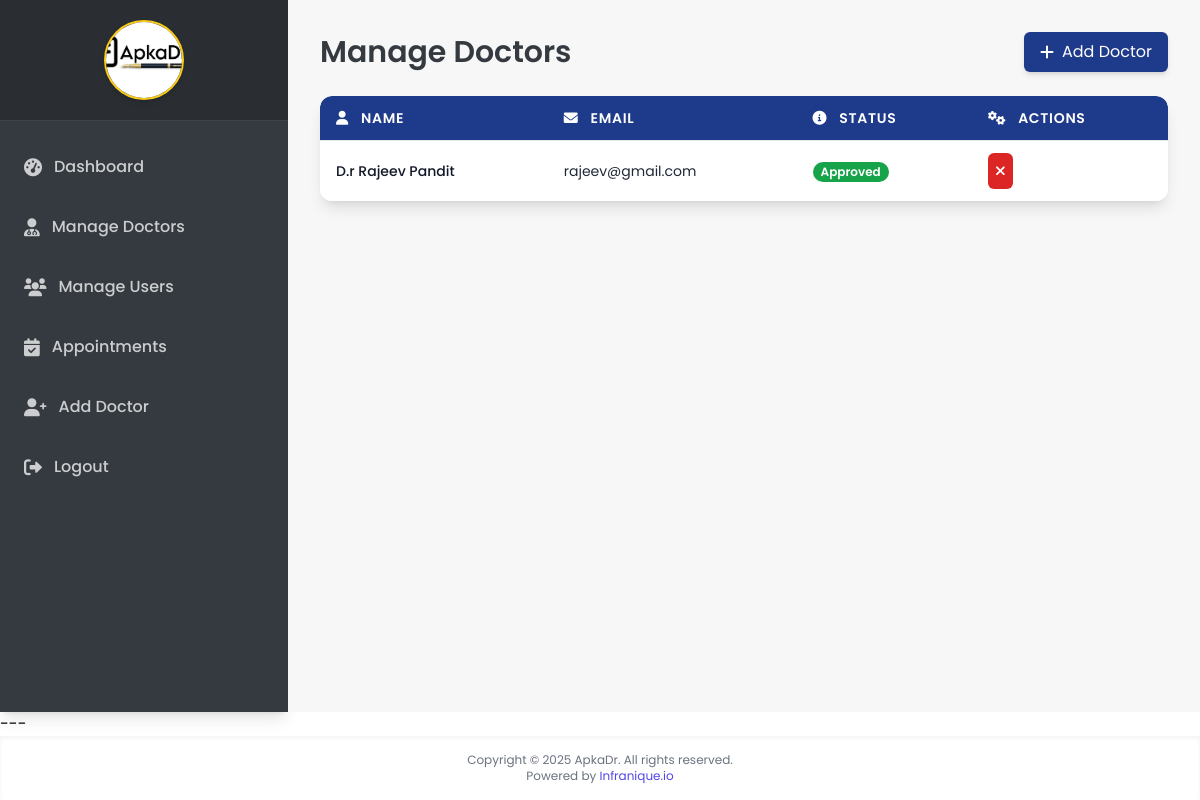
The app's page /manage_doctors (signed in), older data.
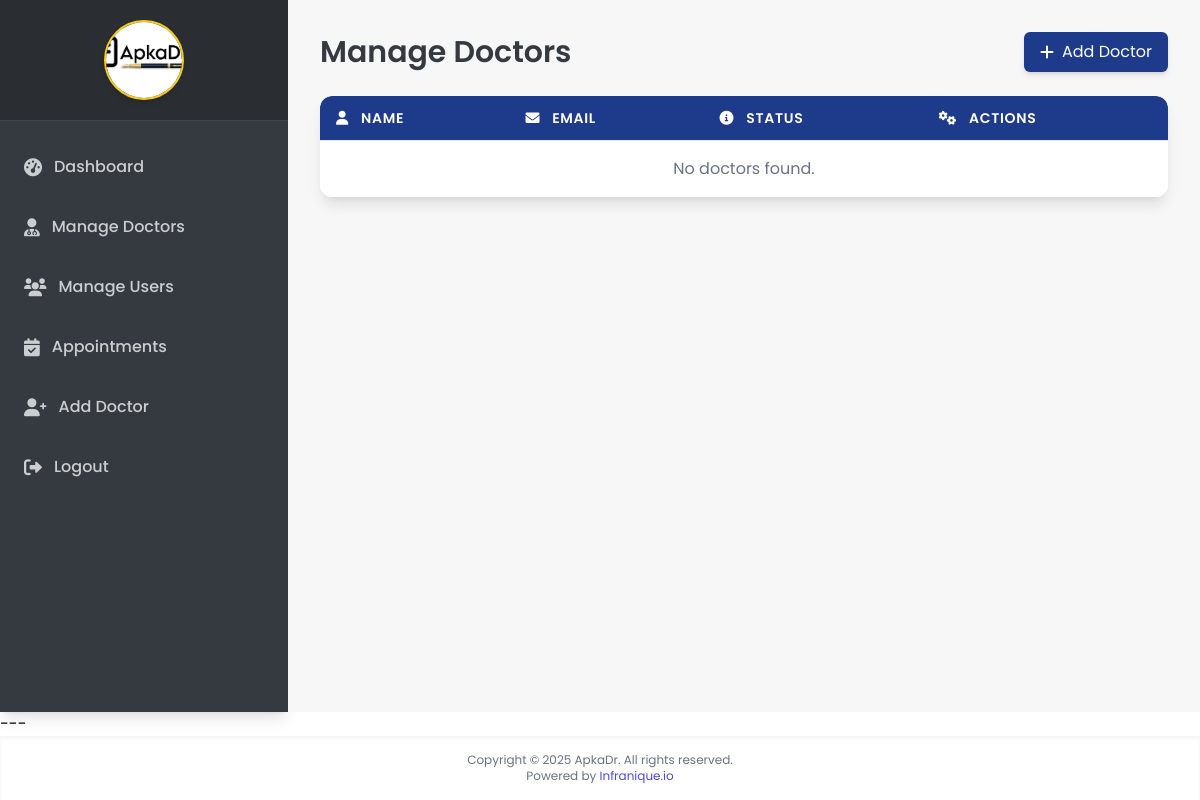
The same page, newer data.
### backend/models.py (models this page shows, shortened)
class Doctor(db.Model):
    id = db.Column(db.Integer, primary_key=True)
    full_name = db.Column(db.String(100), nullable=False)
    email = db.Column(db.String(100), unique=True, nullable=False)
    phone = db.Column(db.String(20), nullable=False)
    specialty = db.Column(db.String(100), nullable=False)
    password = db.Column(db.String(200), nullable=False)   # Hashed
    status = db.Column(db.String(20), nullable=False, default='pending')     # 'pending' or 'approved'
    photo = db.Column(db.String(200))     # Path to uploaded photo
    age = db.Column(db.Integer(), nullable=True)     # Added age field
    address = db.Column(db.String(200), nullable=True) # Added address field
    available_from = db.Column(db.String(5), nullable=True)
    available_to = db.Column(db.String(5), nullable=True)
    morning_slot = db.Column(db.String(50), nullable=True) # Store full slot description
    afternoon_slot = db.Column(db.String(50), nullable=True) # Store full slot description
    evening_slot = db.Column(db.String(50), nullable=True) # Store full slot description
    appointments = db.relationship('Appointment', backref='doctor', lazy=True, primaryjoin="Doctor.id == Appointment.doctor_id")

### backend/controllers.py (the view)
@app.route("/manage_doctors")
def manage_doctors():
    if session.get("user_type") != "admin":
        flash("Unauthorized access", "danger")
        return redirect(url_for("login_page"))
    doctors = Doctor.query.all()
    return render_template("admin/manage_doctors.html", doctors=doctors)

### templates/admin/manage_doctors.html (shortened to what the changed rows need)
<!DOCTYPE html>
<html lang="en">
<head>
    <script src="https://cdn.tailwindcss.com"></script>
    <link rel="stylesheet" href="https://cdnjs.cloudflare.com/ajax/libs/font-awesome/6.0.0-beta3/css/all.min.css">
</head>
<body class="flex flex-col min-h-screen">
    <div class="flex flex-1">
        <main class="flex-grow p-4 md:p-8 bg-apkadr-light-gray flex flex-col">
            <div class="flex flex-col md:flex-row justify-between items-start md:items-center mb-6 mt-0 lg:mt-0">
                <h2 class="text-3xl font-semibold text-apkadr-black hidden lg:block">Manage Doctors</h2>
            </div>
            <div class="bg-white rounded-xl shadow-lg overflow-x-auto">
                <table class="min-w-full divide-y divide-gray-200 vertical-table">
                    <thead class="bg-apkadr-dark-blue text-white">
                        <tr>
                            <th class="px-4 py-3 text-left font-semibold text-sm uppercase tracking-wider rounded-tl-xl">
                                <i class="fas fa-user mr-2"></i> Name</th>
                            <th class="px-4 py-3 text-left font-semibold text-sm uppercase tracking-wider">
                                <i class="fas fa-envelope mr-2"></i> Email</th>
                            <th class="px-4 py-3 text-left font-semibold text-sm uppercase tracking-wider">
                                <i class="fas fa-info-circle mr-2"></i> Status</th>
                            <th class="px-4 py-3 text-left font-semibold text-sm uppercase tracking-wider rounded-tr-xl">
                                <i class="fas fa-cogs mr-2"></i> Actions</th>
                        </tr>
                    </thead>
                    <tbody class="bg-white divide-y divide-gray-200">
                        {% for doctor in doctors %}
                        <tr class="hover:bg-gray-50 transition-colors duration-200">
                            <td data-label="Name" class="px-4 py-3 text-sm font-medium text-gray-900">
                                {{ doctor.full_name }}</td>
                            <td data-label="Email" class="px-4 py-3 text-sm text-gray-800">
                                {{ doctor.email }}</td>
                            <td data-label="Status" class="px-4 py-3 text-sm">
                                {% if doctor.status == 'approved' %}
                                <span
                                    class="px-2 inline-flex text-xs leading-5 font-semibold rounded-full bg-green-600 text-white badge">
                                    Approved
                                </span>
                                {% elif doctor.status == 'rejected' %}
                                <span
                                    class="px-2 inline-flex text-xs leading-5 font-semibold rounded-full bg-red-600 text-white badge">
                                    Rejected
                                </span>
                                {% else %}
                                <span
                                    class="px-2 inline-flex text-xs leading-5 font-semibold rounded-full bg-apkadr-gold text-apkadr-black badge">
                                    Pending
                                </span>
                                {% endif %}
                            </td>
                            <td data-label="Actions" class="px-4 py-3 text-sm font-medium actions-cell">
                                <div class="flex flex-col md:flex-row md:space-x-2 space-y-1 md:space-y-0">
                                    {% if doctor.status != 'rejected' %}
                                    <a href="{{ url_for('reject_doctor', doctor_id=doctor.id) }}"
                                        class="bg-red-600 text-white p-2 rounded-md hover:bg-red-700 transition-colors duration-200 text-center flex-shrink-0"
                                        title="Reject">
                                        <i class="fas fa-times"></i>
                                    </a>
                                    {% endif %}
                                </div>
                            </td>
                        </tr>
                        {% else %}
                        <tr>
                            <td colspan="4" class="px-4 py-4 text-center text-gray-500 text-base">No doctors found.
                            </td>
                        </tr>
                        {% endfor %}
                    </tbody>
                </table>
            </div>
        </main>
    </div>
</body>
</html>

Row changes from the older to the newer data that the page shows:
removed Doctor: full_name "D.r Rajeev Pandit", email "rajeev@gmail.com", status "Approved"
Text that changed along with them:
text now shown: "No doctors found."
